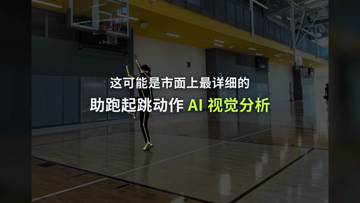
#> input picture ref_sportsense/f001.png, 360 x 203 px; its folder holds only this picture in this run
$ python _sheet2.py
#> lines starting #> are read from the running program, lines starting #| are printed output that depends on the picture
# -*- coding: utf-8 -*-
import pathlib
from PIL import Image
d = pathlib.Path(r"D:/jump app/ref_sportsense")
files = sorted(d.glob("f*.png"))
cols, tw = 5, 300
im0 = Image.open(files[0]); th = int(tw * im0.size[1] / im0.size[0])
#> further down, im0 is the input picture: PIL image 360x203 RGB; mean R, G, B 44.9, 45.6, 40.8
#> after `th = int(tw * im0.size[1] / im0.size[0])`: th = 169
rows = (len(files) + cols - 1)//cols
sheet = Image.new("RGB", (cols*tw, rows*th), (8,8,12))
for i,f in enumerate(files):
    im = Image.open(f).convert("RGB").resize((tw,th), Image.LANCZOS)
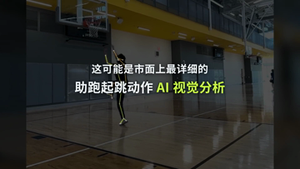
#> im: PIL image 300x169 RGB; mean R, G, B 44.9, 45.6, 40.8
    sheet.paste(im, ((i%cols)*tw, (i//cols)*th))
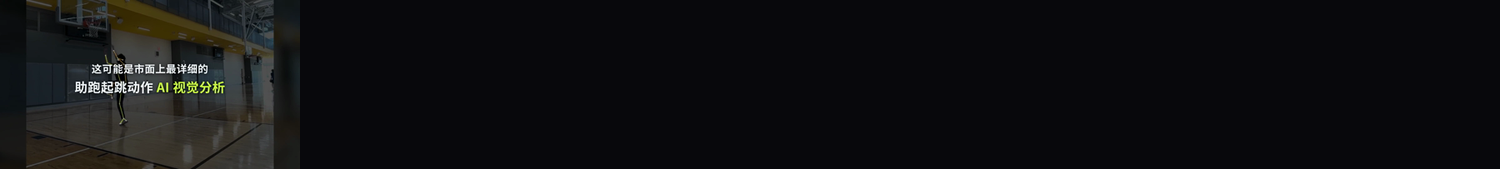
#> sheet: PIL image 1500x169 RGB; mean R, G, B 15.4, 15.5, 17.8
sheet.save(r"D:/jump app/ref_sportsense/_sheet.png")
print(sheet.size, len(files))
#| (1500, 169) 1

$ run again, on ref_sportsense/f006.png
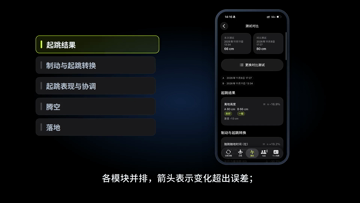
#> input picture ref_sportsense/f006.png, 360 x 203 px
#> im0 is the input picture: PIL image 360x203 RGB; mean R, G, B 11.1, 13.2, 15.3
#> `im = Image.open(f).convert("RGB").resize((tw,th), Image.LANCZOS)`:
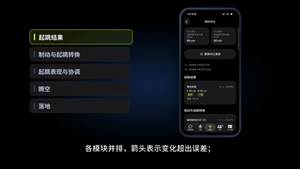
#> im: PIL image 300x169 RGB; mean R, G, B 11.2, 13.3, 15.4
#> `sheet.paste(im, ((i%cols)*tw, (i//cols)*th))`:
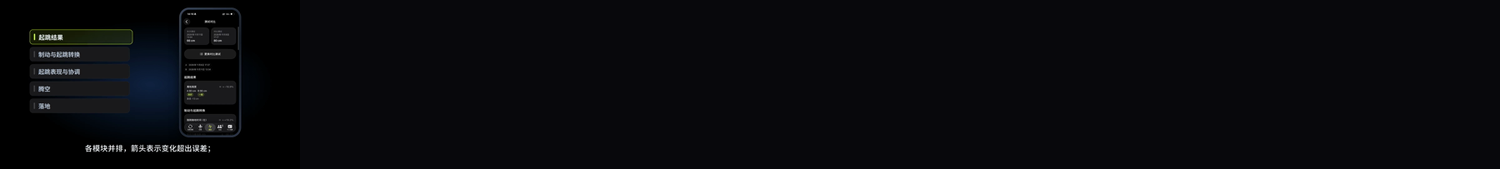
#> sheet: PIL image 1500x169 RGB; mean R, G, B 8.6, 9.1, 12.7
#| (1500, 169) 1

$ run again, on ref_sportsense/f007.png
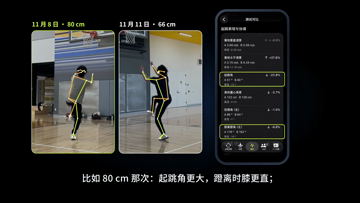
#> input picture ref_sportsense/f007.png, 360 x 203 px
#> im0 is the input picture: PIL image 360x203 RGB; mean R, G, B 40.7, 41.5, 39.9
#> `im = Image.open(f).convert("RGB").resize((tw,th), Image.LANCZOS)`:
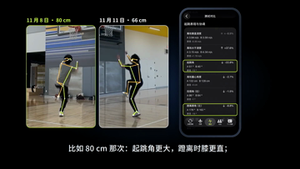
#> im: PIL image 300x169 RGB; mean R, G, B 40.8, 41.7, 40.1
#> `sheet.paste(im, ((i%cols)*tw, (i//cols)*th))`:
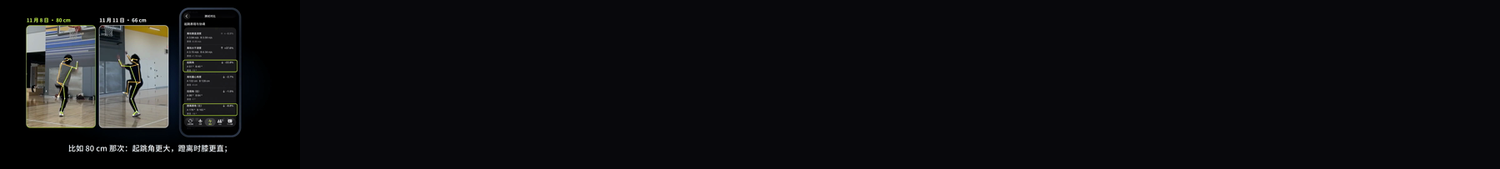
#> sheet: PIL image 1500x169 RGB; mean R, G, B 14.6, 14.7, 17.6
#| (1500, 169) 1

$ run again, on ref_sportsense/f002.png
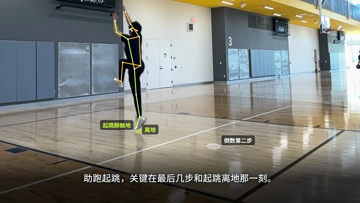
#> input picture ref_sportsense/f002.png, 360 x 203 px
#> im0 is the input picture: PIL image 360x203 RGB; mean R, G, B 124.4, 127, 122.4
#> `im = Image.open(f).convert("RGB").resize((tw,th), Image.LANCZOS)`:
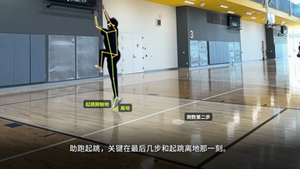
#> im: PIL image 300x169 RGB; mean R, G, B 124.4, 127, 122.4
#> `sheet.paste(im, ((i%cols)*tw, (i//cols)*th))`:
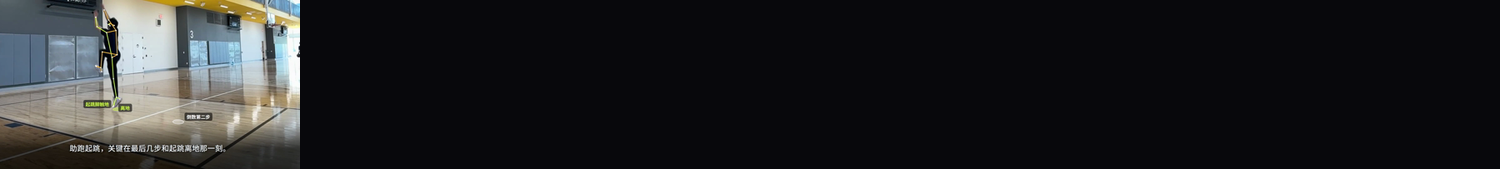
#> sheet: PIL image 1500x169 RGB; mean R, G, B 31.3, 31.8, 34.1
#| (1500, 169) 1
